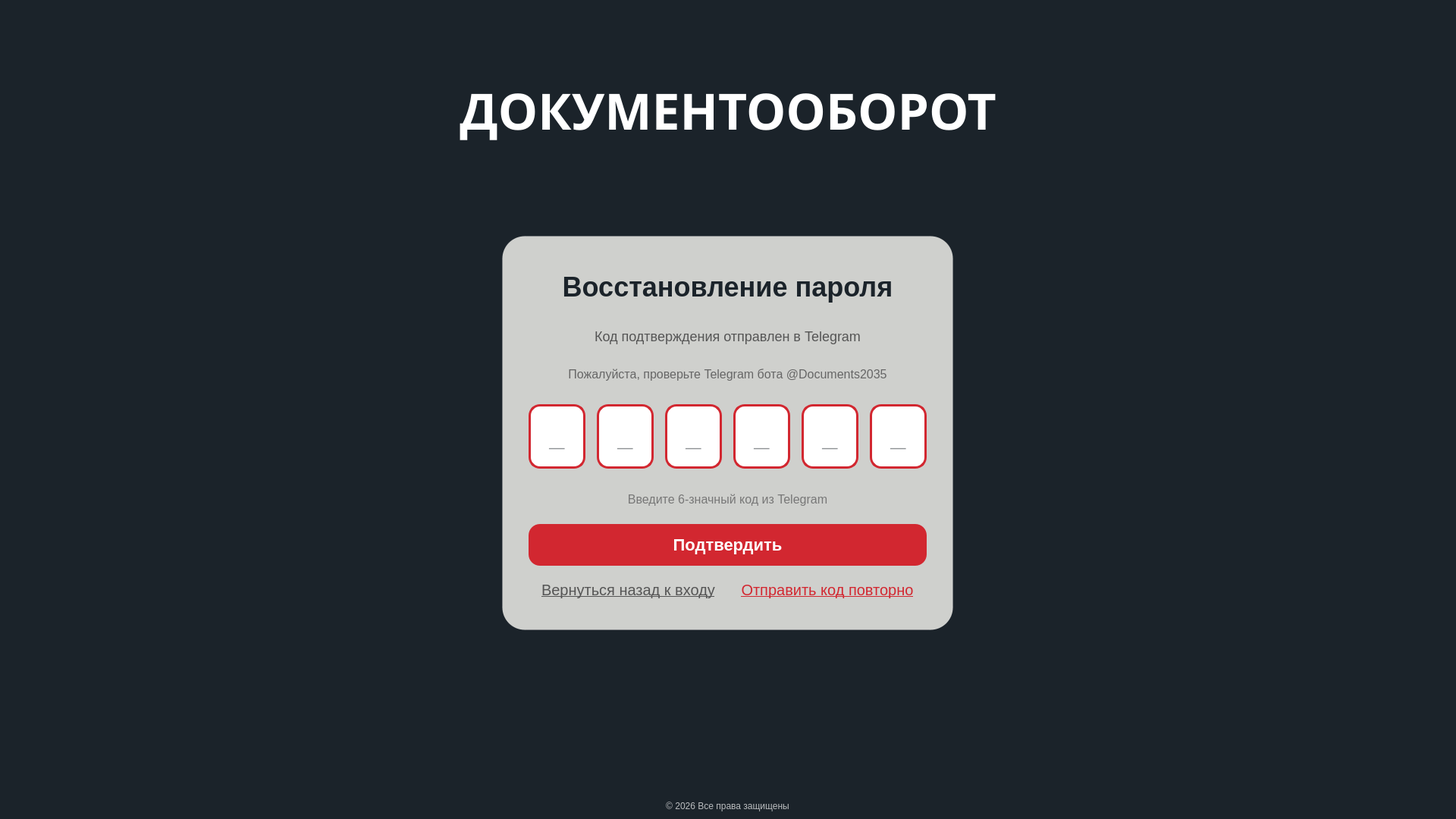
<?xml version="1.0" encoding="UTF-8"?>
<ui version="4.0">
 <class>ResetPasswordWindow</class>
 <widget class="QWidget" name="ResetPasswordWindow">
  <property name="geometry">
   <rect>
    <x>0</x>
    <y>0</y>
    <width>1920</width>
    <height>1080</height>
   </rect>
  </property>
  <property name="windowTitle">
   <string>Восстановление пароля</string>
  </property>
  <property name="styleSheet">
   <string notr="true">background-color: #1B232A;</string>
  </property>
  <layout class="QVBoxLayout" name="mainLayout">
   <property name="spacing">
    <number>0</number>
   </property>
   <property name="leftMargin">
    <number>0</number>
   </property>
   <property name="topMargin">
    <number>0</number>
   </property>
   <property name="rightMargin">
    <number>0</number>
   </property>
   <property name="bottomMargin">
    <number>0</number>
   </property>
   <item>
    <widget class="QWidget" name="backgroundWidget" native="true">
     <property name="styleSheet">
      <string notr="true">background-color: #1B232A;
border: none;</string>
     </property>
     <layout class="QVBoxLayout" name="backgroundLayout">
      <property name="spacing">
       <number>0</number>
      </property>
      <property name="leftMargin">
       <number>0</number>
      </property>
      <property name="topMargin">
       <number>0</number>
      </property>
      <property name="rightMargin">
       <number>0</number>
      </property>
      <property name="bottomMargin">
       <number>0</number>
      </property>
      <item>
       <spacer name="verticalSpacerTop">
        <property name="orientation">
         <enum>Qt::Orientation::Vertical</enum>
        </property>
        <property name="sizeType">
         <enum>QSizePolicy::Policy::Expanding</enum>
        </property>
        <property name="sizeHint" stdset="0">
         <size>
          <width>20</width>
          <height>100</height>
         </size>
        </property>
       </spacer>
      </item>
      <item>
       <widget class="QLabel" name="titleLabel">
        <property name="styleSheet">
         <string notr="true">color: white;
font-family: Xanmono;
font-size: 66px;
font-weight: bold;
background: transparent;</string>
        </property>
        <property name="text">
         <string>ДОКУМЕНТООБОРОТ</string>
        </property>
        <property name="alignment">
         <set>Qt::AlignmentFlag::AlignCenter</set>
        </property>
       </widget>
      </item>
      <item>
       <spacer name="verticalSpacer">
        <property name="orientation">
         <enum>Qt::Orientation::Vertical</enum>
        </property>
        <property name="sizeHint" stdset="0">
         <size>
          <width>20</width>
          <height>40</height>
         </size>
        </property>
       </spacer>
      </item>
      <item alignment="Qt::AlignmentFlag::AlignHCenter">
       <widget class="QWidget" name="logoContainer" native="true">
        <property name="styleSheet">
         <string notr="true">background: transparent;</string>
        </property>
        <layout class="QVBoxLayout" name="logoContainerLayout">
         <property name="spacing">
          <number>10</number>
         </property>
         <property name="leftMargin">
          <number>0</number>
         </property>
         <property name="topMargin">
          <number>0</number>
         </property>
         <property name="rightMargin">
          <number>0</number>
         </property>
         <property name="bottomMargin">
          <number>20</number>
         </property>
        </layout>
       </widget>
      </item>
      <item alignment="Qt::AlignmentFlag::AlignHCenter">
       <widget class="QWidget" name="centralWidget" native="true">
        <property name="minimumSize">
         <size>
          <width>550</width>
          <height>520</height>
         </size>
        </property>
        <property name="maximumSize">
         <size>
          <width>700</width>
          <height>550</height>
         </size>
        </property>
        <property name="styleSheet">
         <string notr="true">background-color: rgba(217, 217, 214, 0.95);
border-radius: 30px;
border: 1px solid rgba(255, 255, 255, 0.1);</string>
        </property>
        <layout class="QVBoxLayout" name="centralLayout">
         <property name="spacing">
          <number>15</number>
         </property>
         <property name="leftMargin">
          <number>35</number>
         </property>
         <property name="topMargin">
          <number>35</number>
         </property>
         <property name="rightMargin">
          <number>35</number>
         </property>
         <property name="bottomMargin">
          <number>35</number>
         </property>
         <item>
          <widget class="QLabel" name="resetTitleLabel">
           <property name="minimumSize">
            <size>
             <width>0</width>
             <height>65</height>
            </size>
           </property>
           <property name="maximumSize">
            <size>
             <width>16777215</width>
             <height>65</height>
            </size>
           </property>
           <property name="styleSheet">
            <string notr="true">color: #1B232A;
font-size: 36px;
font-weight: bold;
background: transparent;
border: none;</string>
           </property>
           <property name="text">
            <string>Восстановление пароля</string>
           </property>
           <property name="alignment">
            <set>Qt::AlignmentFlag::AlignCenter</set>
           </property>
          </widget>
         </item>
         <item>
          <widget class="QLabel" name="infoLabel">
           <property name="styleSheet">
            <string notr="true">color: #555;
font-size: 18px;
background: transparent;
border: none;
padding: 0 10px;</string>
           </property>
           <property name="text">
            <string>Код подтверждения отправлен в Telegram</string>
           </property>
           <property name="alignment">
            <set>Qt::AlignmentFlag::AlignCenter</set>
           </property>
           <property name="wordWrap">
            <bool>true</bool>
           </property>
          </widget>
         </item>
         <item>
          <widget class="QLabel" name="telegramHintLabel">
           <property name="styleSheet">
            <string notr="true">color: #666;
font-size: 16px;
background: transparent;
border: none;
padding: 0 10px;</string>
           </property>
           <property name="text">
            <string>Пожалуйста, проверьте Telegram бота @Documents2035</string>
           </property>
           <property name="alignment">
            <set>Qt::AlignmentFlag::AlignCenter</set>
           </property>
           <property name="wordWrap">
            <bool>true</bool>
           </property>
          </widget>
         </item>
         <item alignment="Qt::AlignmentFlag::AlignHCenter">
          <widget class="QWidget" name="codeContainer" native="true">
           <property name="minimumSize">
            <size>
             <width>420</width>
             <height>100</height>
            </size>
           </property>
           <property name="maximumSize">
            <size>
             <width>600</width>
             <height>100</height>
            </size>
           </property>
           <property name="styleSheet">
            <string notr="true">background: transparent;
border: none;</string>
           </property>
           <layout class="QHBoxLayout" name="codeLayout">
            <property name="spacing">
             <number>15</number>
            </property>
            <property name="leftMargin">
             <number>0</number>
            </property>
            <property name="topMargin">
             <number>0</number>
            </property>
            <property name="rightMargin">
             <number>0</number>
            </property>
            <property name="bottomMargin">
             <number>0</number>
            </property>
            <item>
             <widget class="QLineEdit" name="codeDigit1">
              <property name="minimumSize">
               <size>
                <width>65</width>
                <height>80</height>
               </size>
              </property>
              <property name="maximumSize">
               <size>
                <width>75</width>
                <height>85</height>
               </size>
              </property>
              <property name="cursor">
               <cursorShape>IBeamCursor</cursorShape>
              </property>
              <property name="styleSheet">
               <string notr="true">background-color: white;
border: 3px solid #D22730;
border-radius: 15px;
color: #1B232A;
font-size: 36px;
font-weight: bold;
text-align: center;
padding: 0;
selection-background-color: #D22730;
selection-color: white;</string>
              </property>
              <property name="text">
               <string/>
              </property>
              <property name="maxLength">
               <number>1</number>
              </property>
              <property name="alignment">
               <set>Qt::AlignmentFlag::AlignCenter</set>
              </property>
              <property name="placeholderText">
               <string>_</string>
              </property>
             </widget>
            </item>
            <item>
             <widget class="QLineEdit" name="codeDigit2">
              <property name="minimumSize">
               <size>
                <width>65</width>
                <height>80</height>
               </size>
              </property>
              <property name="maximumSize">
               <size>
                <width>75</width>
                <height>85</height>
               </size>
              </property>
              <property name="cursor">
               <cursorShape>IBeamCursor</cursorShape>
              </property>
              <property name="styleSheet">
               <string notr="true">background-color: white;
border: 3px solid #D22730;
border-radius: 15px;
color: #1B232A;
font-size: 36px;
font-weight: bold;
text-align: center;
padding: 0;
selection-background-color: #D22730;
selection-color: white;</string>
              </property>
              <property name="text">
               <string/>
              </property>
              <property name="maxLength">
               <number>1</number>
              </property>
              <property name="alignment">
               <set>Qt::AlignmentFlag::AlignCenter</set>
              </property>
              <property name="placeholderText">
               <string>_</string>
              </property>
             </widget>
            </item>
            <item>
             <widget class="QLineEdit" name="codeDigit3">
              <property name="minimumSize">
               <size>
                <width>65</width>
                <height>80</height>
               </size>
              </property>
              <property name="maximumSize">
               <size>
                <width>75</width>
                <height>85</height>
               </size>
              </property>
              <property name="cursor">
               <cursorShape>IBeamCursor</cursorShape>
              </property>
              <property name="styleSheet">
               <string notr="true">background-color: white;
border: 3px solid #D22730;
border-radius: 15px;
color: #1B232A;
font-size: 36px;
font-weight: bold;
text-align: center;
padding: 0;
selection-background-color: #D22730;
selection-color: white;</string>
              </property>
              <property name="text">
               <string/>
              </property>
              <property name="maxLength">
               <number>1</number>
              </property>
              <property name="alignment">
               <set>Qt::AlignmentFlag::AlignCenter</set>
              </property>
              <property name="placeholderText">
               <string>_</string>
              </property>
             </widget>
            </item>
            <item>
             <widget class="QLineEdit" name="codeDigit4">
              <property name="minimumSize">
               <size>
                <width>65</width>
                <height>80</height>
               </size>
              </property>
              <property name="maximumSize">
               <size>
                <width>75</width>
                <height>85</height>
               </size>
              </property>
              <property name="cursor">
               <cursorShape>IBeamCursor</cursorShape>
              </property>
              <property name="styleSheet">
               <string notr="true">background-color: white;
border: 3px solid #D22730;
border-radius: 15px;
color: #1B232A;
font-size: 36px;
font-weight: bold;
text-align: center;
padding: 0;
selection-background-color: #D22730;
selection-color: white;</string>
              </property>
              <property name="text">
               <string/>
              </property>
              <property name="maxLength">
               <number>1</number>
              </property>
              <property name="alignment">
               <set>Qt::AlignmentFlag::AlignCenter</set>
              </property>
              <property name="placeholderText">
               <string>_</string>
              </property>
             </widget>
            </item>
            <item>
             <widget class="QLineEdit" name="codeDigit5">
              <property name="minimumSize">
               <size>
                <width>65</width>
                <height>80</height>
               </size>
              </property>
              <property name="maximumSize">
               <size>
                <width>75</width>
                <height>85</height>
               </size>
              </property>
              <property name="cursor">
               <cursorShape>IBeamCursor</cursorShape>
              </property>
              <property name="styleSheet">
               <string notr="true">background-color: white;
border: 3px solid #D22730;
border-radius: 15px;
color: #1B232A;
font-size: 36px;
font-weight: bold;
text-align: center;
padding: 0;
selection-background-color: #D22730;
selection-color: white;</string>
              </property>
              <property name="text">
               <string/>
              </property>
              <property name="maxLength">
               <number>1</number>
              </property>
              <property name="alignment">
               <set>Qt::AlignmentFlag::AlignCenter</set>
              </property>
              <property name="placeholderText">
               <string>_</string>
              </property>
             </widget>
            </item>
            <item>
             <widget class="QLineEdit" name="codeDigit6">
              <property name="minimumSize">
               <size>
                <width>65</width>
                <height>80</height>
               </size>
              </property>
              <property name="maximumSize">
               <size>
                <width>75</width>
                <height>85</height>
               </size>
              </property>
              <property name="cursor">
               <cursorShape>IBeamCursor</cursorShape>
              </property>
              <property name="styleSheet">
               <string notr="true">background-color: white;
border: 3px solid #D22730;
border-radius: 15px;
color: #1B232A;
font-size: 36px;
font-weight: bold;
text-align: center;
padding: 0;
selection-background-color: #D22730;
selection-color: white;</string>
              </property>
              <property name="text">
               <string/>
              </property>
              <property name="maxLength">
               <number>1</number>
              </property>
              <property name="alignment">
               <set>Qt::AlignmentFlag::AlignCenter</set>
              </property>
              <property name="placeholderText">
               <string>_</string>
              </property>
             </widget>
            </item>
           </layout>
          </widget>
         </item>
         <item>
          <widget class="QLabel" name="codeHintLabel">
           <property name="styleSheet">
            <string notr="true">color: #777;
font-size: 16px;
background: transparent;
border: none;</string>
           </property>
           <property name="text">
            <string>Введите 6-значный код из Telegram</string>
           </property>
           <property name="alignment">
            <set>Qt::AlignmentFlag::AlignCenter</set>
           </property>
          </widget>
         </item>
         <item alignment="Qt::AlignmentFlag::AlignHCenter">
          <widget class="QPushButton" name="resetPasswordButton">
           <property name="minimumSize">
            <size>
             <width>525</width>
             <height>55</height>
            </size>
           </property>
           <property name="maximumSize">
            <size>
             <width>800</width>
             <height>55</height>
            </size>
           </property>
           <property name="cursor">
            <cursorShape>PointingHandCursor</cursorShape>
           </property>
           <property name="styleSheet">
            <string notr="true">background-color: #D22730;
color: white;
border-radius: 15px;
font-weight: bold;
font-size: 22px;
border: none;
padding: 15px;
transition: background-color 0.3s ease;</string>
           </property>
           <property name="text">
            <string>Подтвердить</string>
           </property>
          </widget>
         </item>
         <item>
          <widget class="QWidget" name="actionsWidget" native="true">
           <property name="minimumSize">
            <size>
             <width>0</width>
             <height>30</height>
            </size>
           </property>
           <property name="styleSheet">
            <string notr="true">background: transparent;
border: none;</string>
           </property>
           <layout class="QHBoxLayout" name="actionsLayout">
            <property name="spacing">
             <number>0</number>
            </property>
            <property name="leftMargin">
             <number>0</number>
            </property>
            <property name="topMargin">
             <number>0</number>
            </property>
            <property name="rightMargin">
             <number>0</number>
            </property>
            <property name="bottomMargin">
             <number>0</number>
            </property>
            <item>
             <widget class="QPushButton" name="backToLoginButton">
              <property name="cursor">
               <cursorShape>PointingHandCursor</cursorShape>
              </property>
              <property name="styleSheet">
               <string notr="true">background: transparent;
color: #555;
font-size: 20px;
border: none;
text-decoration: underline;
padding: 5px 15px;</string>
              </property>
              <property name="text">
               <string>Вернуться назад к входу</string>
              </property>
              <property name="flat">
               <bool>true</bool>
              </property>
             </widget>
            </item>
            <item>
             <widget class="QPushButton" name="resendCodeButton">
              <property name="cursor">
               <cursorShape>PointingHandCursor</cursorShape>
              </property>
              <property name="styleSheet">
               <string notr="true">background: transparent;
color: #D22730;
font-size: 20px;
border: none;
text-decoration: underline;
padding: 5px 15px;</string>
              </property>
              <property name="text">
               <string>Отправить код повторно</string>
              </property>
              <property name="flat">
               <bool>true</bool>
              </property>
             </widget>
            </item>
           </layout>
          </widget>
         </item>
        </layout>
       </widget>
      </item>
      <item>
       <spacer name="verticalSpacerBetween">
        <property name="orientation">
         <enum>Qt::Orientation::Vertical</enum>
        </property>
        <property name="sizeType">
         <enum>QSizePolicy::Policy::Expanding</enum>
        </property>
        <property name="sizeHint" stdset="0">
         <size>
          <width>20</width>
          <height>40</height>
         </size>
        </property>
       </spacer>
      </item>
      <item alignment="Qt::AlignmentFlag::AlignHCenter">
       <widget class="QLabel" name="logoLabel">
        <property name="minimumSize">
         <size>
          <width>200</width>
          <height>100</height>
         </size>
        </property>
        <property name="maximumSize">
         <size>
          <width>200</width>
          <height>150</height>
         </size>
        </property>
        <property name="styleSheet">
         <string notr="true">border-image: url(D:/Documents/client/icons/logo.png);</string>
        </property>
        <property name="text">
         <string/>
        </property>
        <property name="alignment">
         <set>Qt::AlignmentFlag::AlignCenter</set>
        </property>
       </widget>
      </item>
      <item>
       <spacer name="verticalSpacerBottom">
        <property name="orientation">
         <enum>Qt::Orientation::Vertical</enum>
        </property>
        <property name="sizeType">
         <enum>QSizePolicy::Policy::Minimum</enum>
        </property>
        <property name="sizeHint" stdset="0">
         <size>
          <width>20</width>
          <height>15</height>
         </size>
        </property>
       </spacer>
      </item>
      <item alignment="Qt::AlignmentFlag::AlignHCenter">
       <widget class="QLabel" name="footerLabel">
        <property name="styleSheet">
         <string notr="true">color: rgba(255, 255, 255, 0.7);
font-size: 12px;
background: transparent;
padding: 10px;</string>
        </property>
        <property name="text">
         <string>© 2026 Все права защищены</string>
        </property>
        <property name="alignment">
         <set>Qt::AlignmentFlag::AlignCenter</set>
        </property>
       </widget>
      </item>
     </layout>
    </widget>
   </item>
  </layout>
 </widget>
 <resources/>
 <connections/>
</ui>
